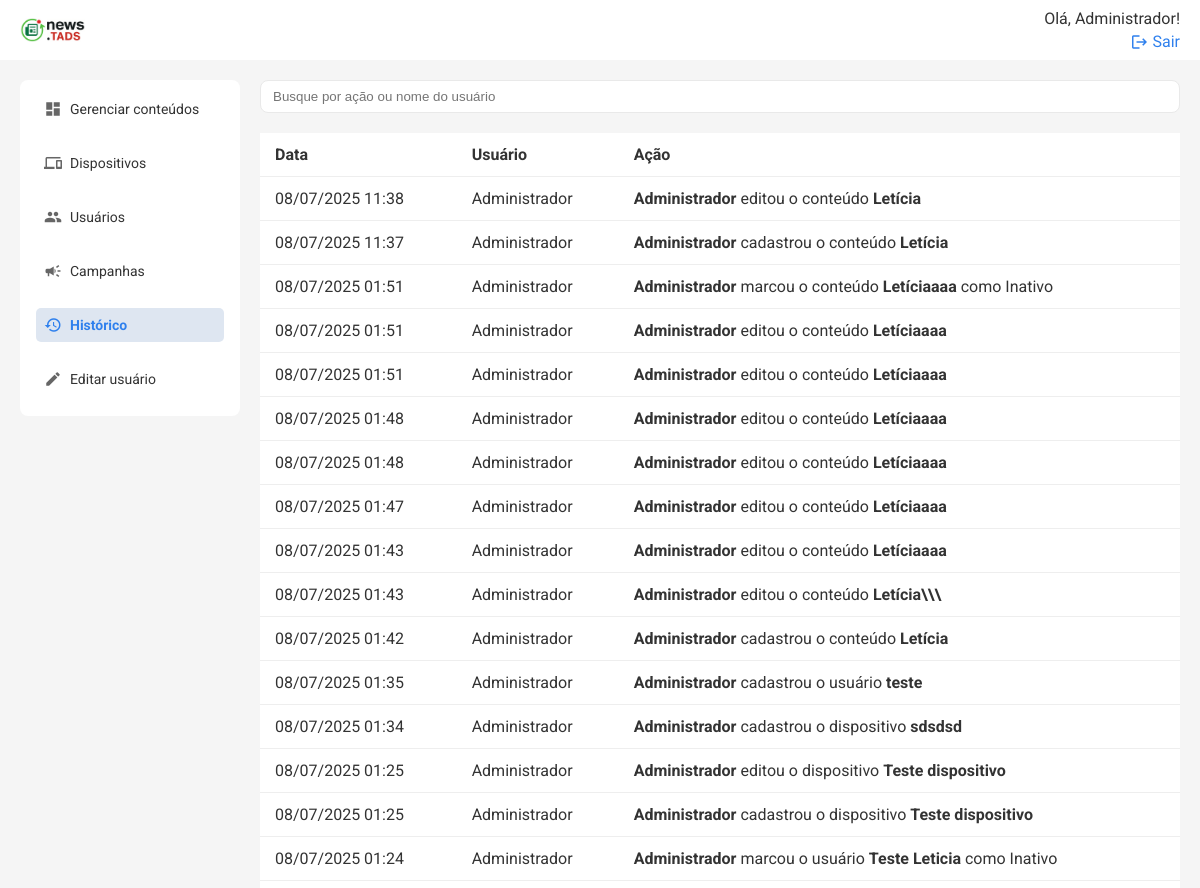
Before: /historico (signed in, upper part) with the older database file.
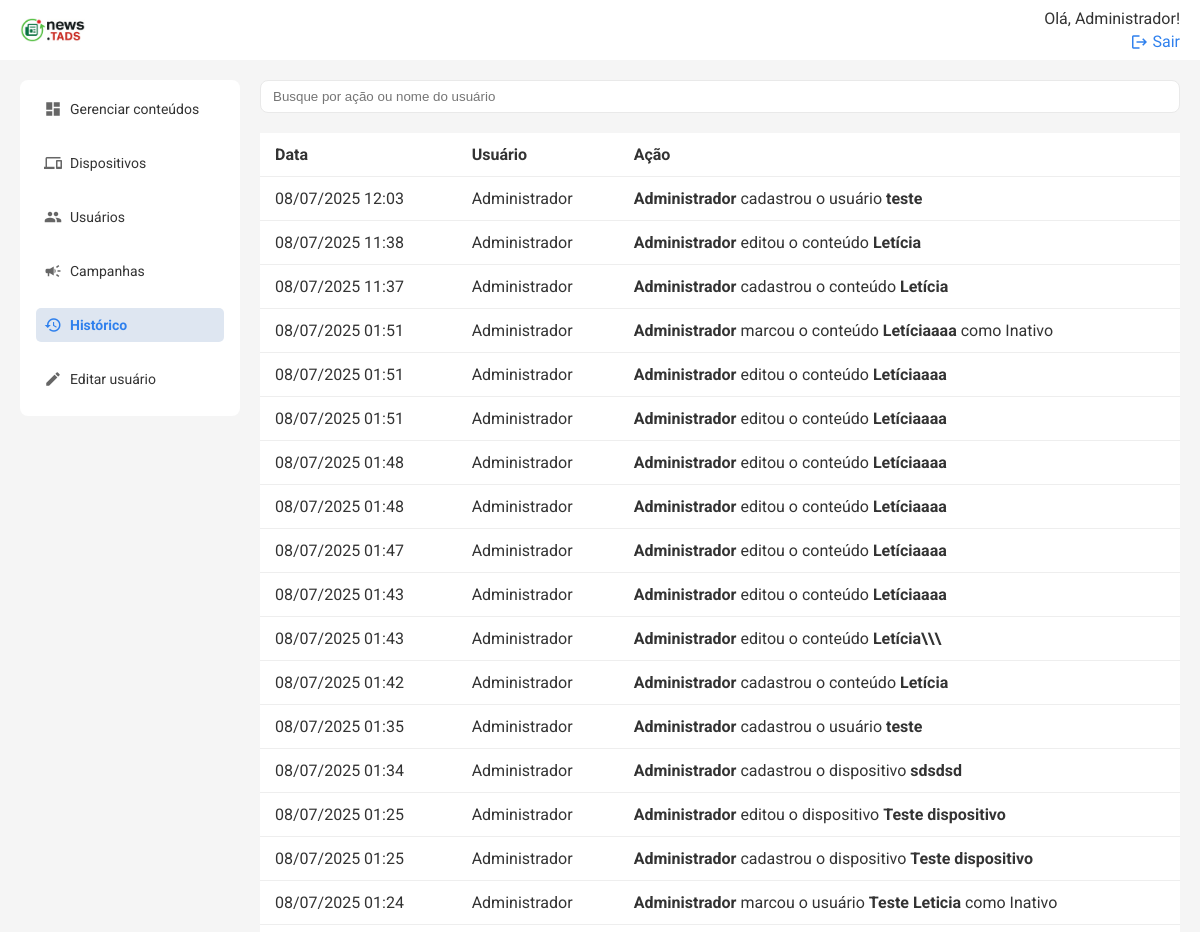
After: the same page with the newer database file.
### models.py (models this page shows, shortened)
class Historico(db.Model):
    id = db.Column(db.Integer, primary_key=True)
    acao = db.Column(db.String(255), nullable=False)
    data = db.Column(db.DateTime, default=datetime.utcnow)
    usuario_id = db.Column(db.Integer, db.ForeignKey('user.id'))
    usuario = db.relationship('User', backref='historicos')

class User(db.Model):
    id = db.Column(db.Integer, primary_key=True)
    name = db.Column(db.String(50), nullable=False)
    email = db.Column(db.String(120), nullable=False, unique=True)
    status = db.Column(db.String(10), nullable=False, default='Ativo')
    senha = db.Column(db.String(100), nullable=False)
    logs = db.relationship('Log', backref=db.backref('user'))
    is_admin = db.Column(db.Boolean, default=False)

### routes/historico.py (the view)
@historico_bp.route('/historico')
@login_required
@admin_required
def listar_historico():
    registros = Historico.query.order_by(Historico.data.desc()).all()
    for r in registros:
        r.data_local = para_fuso_local(r.data)
    return render_template('historico.html', historico=registros)

### timezone.py (called while the page is built)
def para_fuso_local(dt):
    if dt.tzinfo is None:
        from pytz import utc
        dt = utc.localize(dt)
    return dt.astimezone(FUSO_MS)

### templates/historico.html (shortened to what this page needs)
{% extends 'base.html' %} {% block title %}Histórico{% endblock %} {% block
content %}
<div class="search-cta">
    <input
        type="text"
        placeholder="Busque por ação ou nome do usuário"
        class="search"
        id="buscaHistorico"
    />
</div>
<div class="table-wrapper">
    <table class="table">
        <thead>
            <tr>
                <th>Data</th>
                <th>Usuário</th>
                <th>Ação</th>
            </tr>
        </thead>
        <tbody id="historicoTableBody">
            {% for item in historico %}
            <tr>
                <td>{{ item.data_local.strftime('%d/%m/%Y %H:%M') }}</td>
                <td>{{ item.usuario.name if item.usuario else 'Sistema' }}</td>
                <td>{{ item.acao|safe }}</td>
            </tr>
            {% endfor %}
        </tbody>
    </table>
</div>
{% endblock %}

Changed rows visible on the page:
added Historico: data_local "08/07/2025 12:03", usuario "Administrador", acao "Administrador cadastrou o usuário teste"
